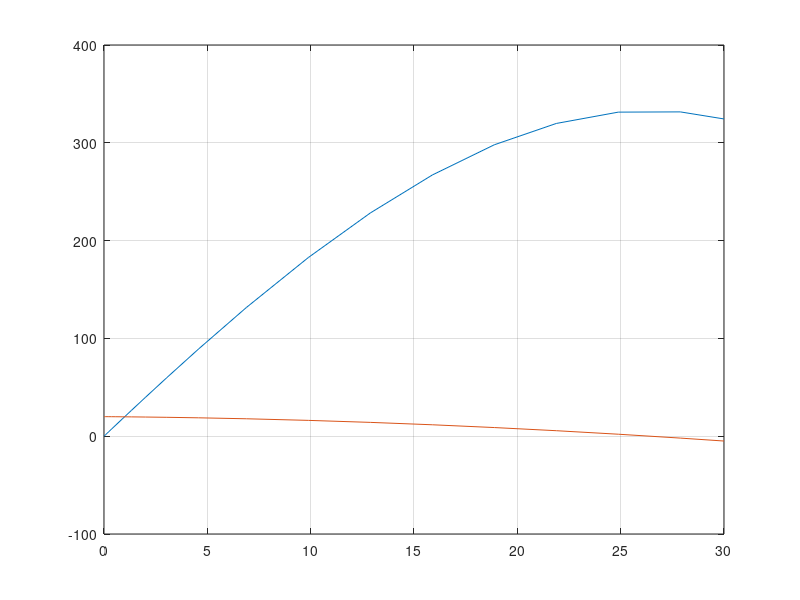

Write MATLAB code to recreate this figure.
% Demonstration of ode23; Velocity and Position
function []=pv()
clear
clc

v0=20;
y0=0;
x0=[y0 v0];

[t,x]=ode23(@slope,[0 30], x0);
figure (2)
plot(t,x)
grid on
end

function dx = slope(t,x)
b=10;
c=1.5;
m=200;

dx=zeros(2,1);
dx(1)= x(2);
dx(2) = -(c*x(2) + b*t)/m;
end